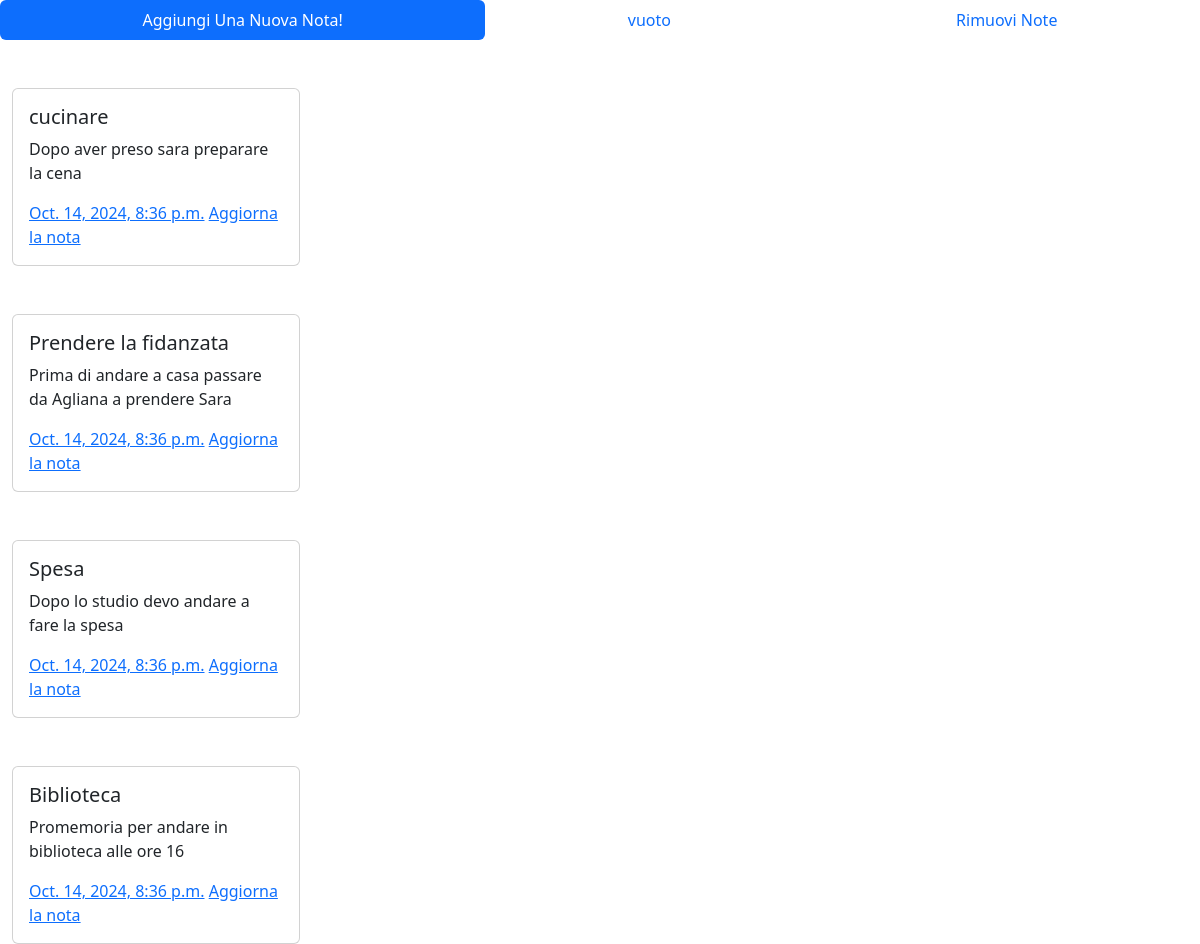
Page /note/ on the earlier database version.
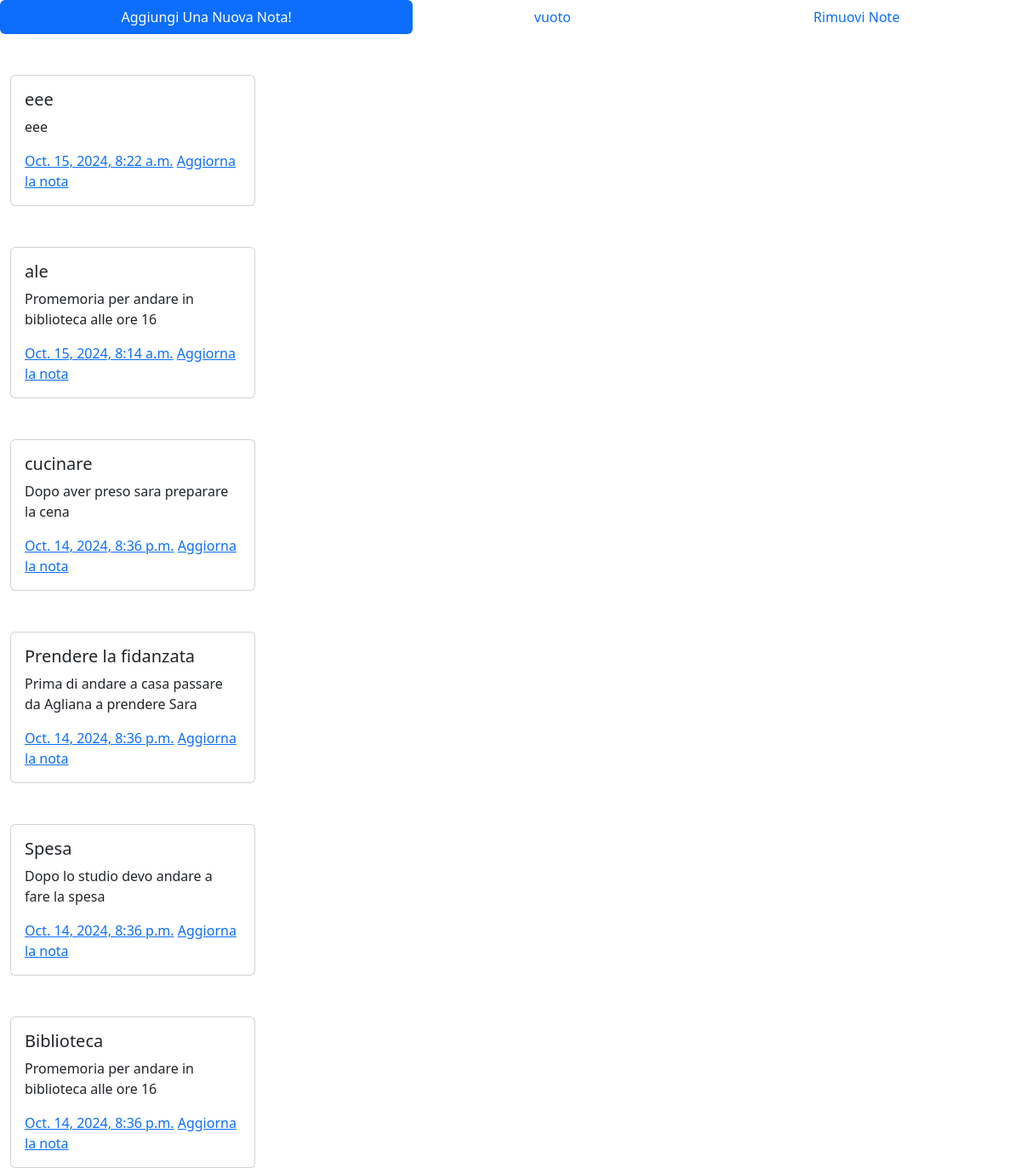
Same page on the later database version.
### note/models.py (models this page shows, shortened)
class Note(models.Model):
    nome = models.CharField(max_length=40)
    description = models.CharField(max_length=2000)
    created_at = models.DateTimeField(auto_now_add= True)

### note/views.py (the view)
# urls.py: path('', note, name='note'),  # Questa è la vista principale per l'app 'note'
def note(request):
    note = Note.objects.all().order_by('-id')
    return render(request, 'note/test.html' , {"note" : note})

### note/templates/note/test.html (shortened to what this page needs)
<!doctype html>
<html lang="en">
<head>
  <link href="https://cdn.jsdelivr.net/npm/bootstrap@5.3.3/dist/css/bootstrap.min.css" rel="stylesheet">
</head>
<body>
  <ul class="nav nav-pills nav-fill">
    <li class="nav-item">
      <a class="nav-link active" aria-current="page" href="{% url 'create_note'%}">Aggiungi Una Nuova Nota!</a>
    </li>
    <li class="nav-item">
      <a class="nav-link" href="">vuoto</a>
    </li>
    <li class="nav-item">
      <a class="nav-link" href="#">Rimuovi Note</a>
    </li>
  </ul>
  {% for nota in note %}
  <div class="container-fluid mt-5 ">
    <div class="col-sm">
      <div class="card " style="width:18rem;">
        <div class="card-body">
          <h5 class="card-title">{{nota.nome}}</h5>
          <p class="card-text">{{nota.description}}</p>
          <a class="card-text">{{nota.created_at}}</a>
          <a href="{% url 'update_note' nota.id %}" class="card-link ">Aggiorna la nota</a>
        </div>
      </div>
    </div>
  </div>
  {%endfor%}
</body>
</html>

Differences in the rows shown:
added Note: nome "eee", description "eee", created_at "Oct. 15, 2024, 8:22 a.m."
added Note: nome "ale", description "Promemoria per andare in biblioteca alle ore 16", created_at "Oct. 15, 2024, 8:14 a.m."
